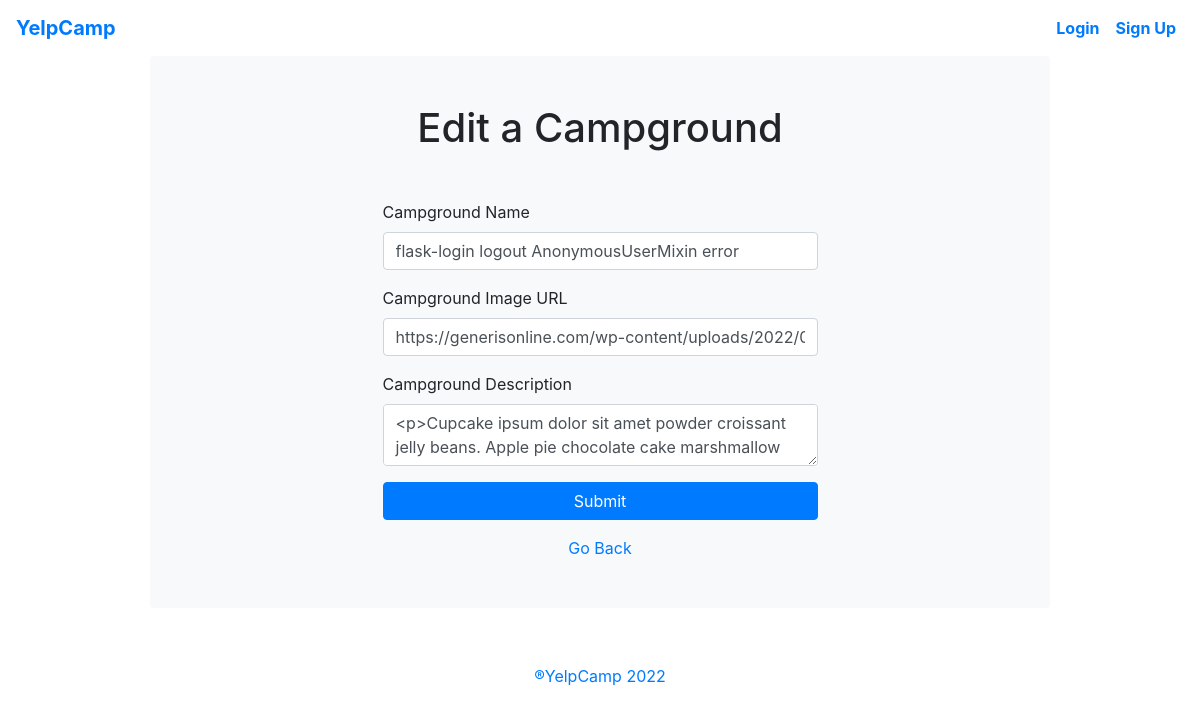
Page /edit/2 on the earlier database version.
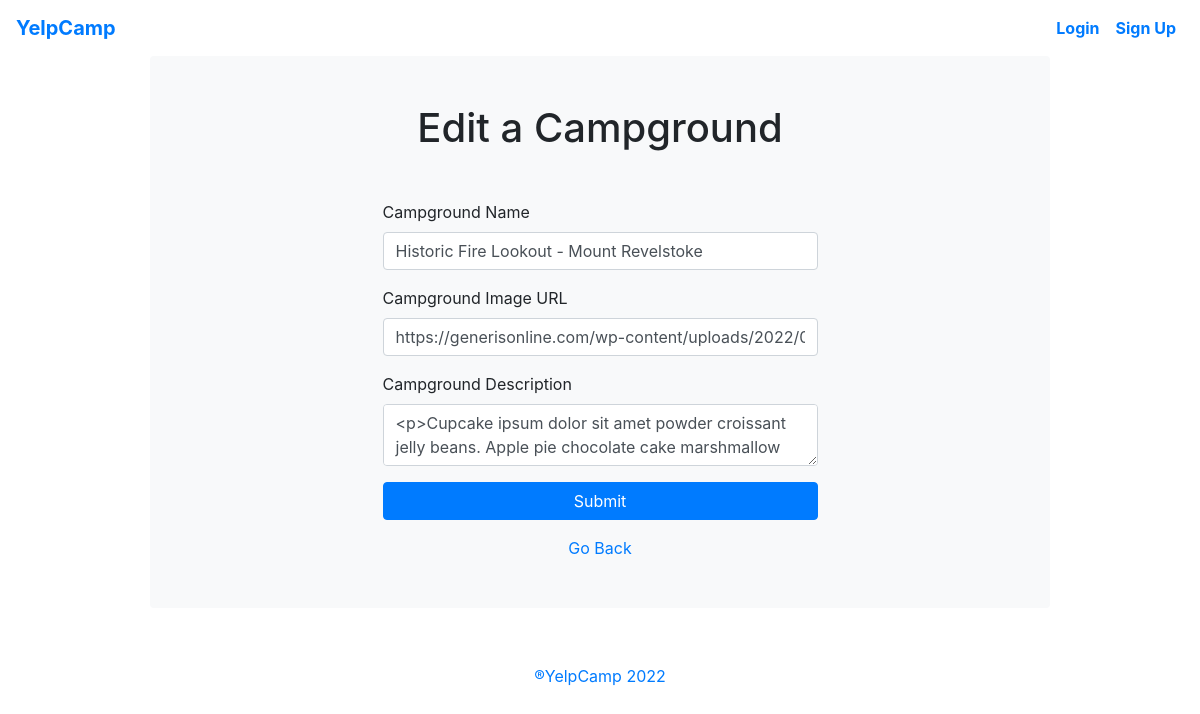
Same page on the later database version.
### main.py (models this page shows)
class Campground(db.Model):
    __tablename__ = "campgrounds"
    id = db.Column(db.Integer, primary_key=True)
    name = db.Column(db.String(255), nullable=False)
    image = db.Column(db.String(255), nullable=False)
    description = db.Column(db.String(5000), nullable=False)
    author_id = db.Column(db.Integer, db.ForeignKey("users.id"))
    author = relationship("User", back_populates="posts")
    postedDate = db.Column(db.Date, nullable=True)

### main.py (the view, shortened to what this page needs)
@app.route("/edit/<int:campground_id>", methods=["GET", "POST"])
def edit_campground(campground_id):
    total_campgrounds = db.session.query(Campground).count()
    original_campground = Campground.query.get(campground_id)
    edit_campground = CampgroundForm(
        name=original_campground.name,
        image=original_campground.image,
        description=original_campground.description,
        postedDate=now,
        author=current_user
    )
    return render_template("new.html", form=edit_campground, now=now, id=campground_id, is_edit=True,
                           current_user=current_user)

### forms.py
class CampgroundForm(FlaskForm):
    name = StringField("Campground Name", validators=[DataRequired()])
    image = StringField("Campground Image URL", validators=[DataRequired()])
    description = CKEditorField("Campground Description", validators=[DataRequired()])
    submit = SubmitField("Submit")

### templates/new.html (shortened to what this page needs)
{% import 'bootstrap/wtf.html' as wtf %}
{% include "header.html" %}
<div class="container w-75 bg-light rounded py-5 mb-5">
    {% if is_edit %}
    <h1 class="text-center">Edit a Campground</h1>
    <form action="{{url_for('edit_campground', campground_id=id)}}" method="POST" class="w-50 mx-auto mt-5 mb-3">
    {% else %}
    <h1 class="text-center">Create a New Campground</h1>
    <form action="{{url_for('new_campground')}}" method="POST" class="w-50 mx-auto mt-5 mb-3">
    {% endif %}
        <div class="mb-3 d-flex flex-column">
            {{ wtf.quick_form(form, novalidate=True, button_map={"submit": "primary"}) }}
        </div>
        <div class="text-center">
            <a href={{url_for("home")}}>Go Back</a>
        </div>
    </form>
</div>
{% include "footer.html" %}

### templates/header.html (shortened to what this page needs)
<!DOCTYPE html>
<html>
	<head>
		<link rel="stylesheet" href="https://stackpath.bootstrapcdn.com/bootstrap/4.3.1/css/bootstrap.min.css">
	</head>
	<body>
        <nav class="navbar navbar-expand-lg font-weight-bolder">
            <a class="navbar-brand" href={{url_for("home")}}>YelpCamp</a>
            <div class="collapse navbar-collapse justify-content-end" id="navContent">
                <div class="navbar-nav">
                    {% if current_user.is_authenticated %}
                    <a href={{url_for('user_account', user_id=current_user.id )}} class="nav-link">Welcome, {{ current_user.name.title() }}</a>
                    <a href={{url_for('logout')}} class="nav-link">Logout</a>
                    {% else %}
                    <a href={{url_for('login')}} class="nav-link">Login</a>
                    <a href={{url_for('register')}} class="nav-link">Sign Up</a>
                    {% endif %}
                </div>
            </div>
        </nav>

### templates/footer.html (shortened to what this page needs)
	<footer class="mt-5">
        <div class="text-center align-middle">
            <p class="py-2 text-primary">®YelpCamp {{now.year}}</p>
        </div>
    </footer>
	</body>
</html>

Differences in the rows shown:
changed Campground: name "flask-login logout AnonymousUserMixin error" → "Historic Fire Lookout - Mount Revelstoke"
